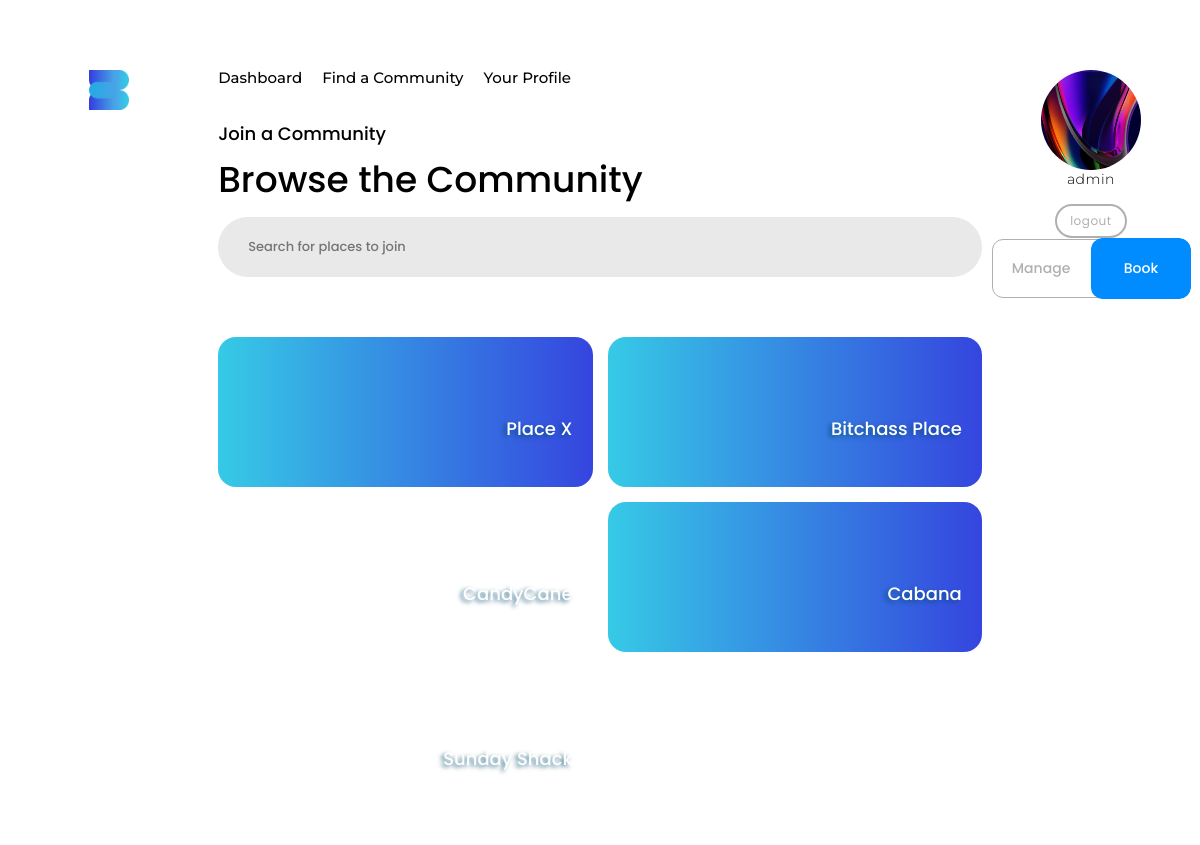
/member/community (signed in), run on the app's committed database.
### siteApp/models.py (models this page shows, shortened)
class Place(models.Model):
    name = models.CharField(max_length=200, blank=False, unique=True)
    email = models.CharField(max_length=200, blank=True, null=True)
    phone_number = PhoneNumberField(null=True, blank=True, unique=False)
    address = models.ForeignKey(
        "siteApp.Address", null=True, blank=True, on_delete=models.DO_NOTHING)
    capacity = models.IntegerField(null=True, blank=True)
    description = models.TextField(max_length=500, blank=True)
    image = models.ImageField(upload_to='images', null=True, blank=True)
    date_created = models.DateTimeField(auto_now_add=True)
    class Meta:
        ordering = ('date_created',)

class Profile(models.Model):
    user = models.OneToOneField(
        settings.AUTH_USER_MODEL, null=False, on_delete=models.CASCADE, related_name="profile")
    phone_number = PhoneNumberField(null=True, blank=True, unique=True)
    bio = models.TextField(max_length=200, blank=True)
    image = models.ImageField(upload_to=user_upload_directory_path, null=True, blank=True)
    date_created = models.DateTimeField(auto_now_add=True)
    class Meta:
        ordering = ('date_created',)

### accountsApp/models.py (models this page shows, shortened)
class CustomUser(AbstractUser):
    email = models.EmailField(verbose_name='Email',
                              unique=True, null=False, blank=False)
    username = models.CharField(max_length=20, blank=False, unique=True)
    alias = models.CharField(max_length=40)
    first_name = models.CharField(max_length=30, null=False, blank=False)
    last_name = models.CharField(max_length=30, null=False, blank=False)
    date_created = models.DateTimeField(auto_now_add=True)
    USERNAME_FIELD = 'email'
    REQUIRED_FIELDS = ['username', 'first_name', 'last_name']
    objects = CustomUserManager()

### memberApp/views.py (the view)
# urls.py: path('community', views.community_view, name="member-community"),
def community_view(request):
    page_title = "Browse the Community"
    page_subtitle = "Join a Community"
    places = Place.objects.all()
    context = {
        'page_title': page_title,
        'page_subtitle': page_subtitle,
        'places':places
    }
    template_name = 'memberApp/community.html'
    return render(request, template_name, context)

### templates/memberApp/community.html
{% extends 'base.html' %}
{% load static %}
{% block pageheader %}
<div class="header2 card-shade-grey">{{page_subtitle}}</div>
<div class="header1">{{page_title}}</div>
{% endblock pageheader %}
{% block content %}
{% include "components/searchbar.html" %}
{% if places %}
    {% include 'components/card.html' with name="container-card style3" places=places amenities=amenities %}
{% else %}
    <div class="header2">There are no places to reserve from just yet! Make one!</div>
{% endif %}
{% endblock content %}

### templates/base.html (shortened to what this page needs)
{% load static %}
<!DOCTYPE html>
<html lang="en">
<head>
    <link rel="stylesheet" type="text/css" href="{% static 'css/main.css' %}">
    <link rel="stylesheet" type="text/css" href="{% static 'css/components.css' %}">
</head>
<body>
    <div class="platform-base">
        <div class="side-container" id="side-container--left">
            {% block sidecontainer-left %}
                <img src="{% static 'images/Bloom Logo-Transparent-Darker-Blue.png'%}" style="width: 40px; margin-bottom: 20px;" alt="">
            {% endblock sidecontainer-left %}
        </div>
        <div class="main-container">
            {% include 'components/navbar.html' %}
            <div class="main-container__header">
                {% block pageheader %}
                {% endblock pageheader %}
            </div>
            <div class="main-container__grid-container">
                {% block content %}
                {% endblock content %}
            </div>
        </div>
        <div class="side-container" id="side-container--right">
            {% block sidecontainer-right %}
                <img {% if request.user.profile.image %} src="{{ request.user.profile.image.url }}"{% endif %} alt="" style="height: 100px; width: 100px; border-radius: 50%;">
                {% if request.path != "/login" %}
                    <div class="body1">
                        {{request.user.first_name}}
                    </div>
                {% endif %}
                {% include 'components/button-logout.html' with link='logout' text='logout' %}
                {% include 'components/button.html' with name='button site-toggle' state=0 %}
            {% endblock sidecontainer-right %}
        </div>
    </div>
</body>
</html>

### templates/components/card.html (shortened to what this page needs)
{% load static %}
{% if name == 'container-card style1' %}
<div class="container-card style1" id="place-{{place.id}}">
    <div class="header2 ">{{place.name}}</div>
    <div class="rectangle">
        <div>
            {% include 'components/card.html' with name="place-card" place=place %}
        </div>
        <div>
            {% include 'components/card.html' with name="info-card" title="Email" value=place.email %}
            {% include 'components/card.html' with name="info-card" title="Phone Number" value=place.phone_number %}
            {% include 'components/card.html' with name="info-card" title="Address" value=place.address %}
            {% include 'components/card.html' with name="info-card" title="Description" value=place.description %}
        </div>
        <div class="header2">Quick Access</div>
        <div>
            <div class="quick-look">
                {% for amenity in amenities %}
                    {% include 'components/card.html' with name="amenity-card" %}
                {% endfor %}
                {% include 'components/button.html' with name="button style4" text="+ Create an Amenity"%}
                {% comment %} {% include 'components/card.html' with name="amenity-card" %} {% endcomment %}
            </div>
        </div>
    </div>
</div>
{% elif name == 'container-card style3' %}
<div class="container-card style3" id="place-{{place.id}}">
        {% for place in places %}
            {% include 'components/card.html' with name="place-card" place=place %}
        {% endfor %}
</div>
{% elif name == 'info-card' %}
<div class="info-card">
    <div class="header3">{{title}}</div>
    <div class="header3 color-shade-grey">{{value}}</div>
</div>
{% elif name == 'place-card' %}
<div class="place-card {{verified}}"
    {% if place.image %} style="
        background: url({{place.image.url}});
        background-repeat: no-repeat;
        background-size: cover;
        background-position: center center;
    " {% endif %}
    {% if "manage" in request.path %}
    onclick="window.location='{% url "manage-places"%}#place-{{place.id}}';"
    {% elif "member" in request.path %}
    onclick="window.location='{% url "member-dashboard"%}#place-{{place.id}}';"
    {% endif %}
    >
    <div class="info">
        <div class="header2 color-shade-white">{{place.name}}</div>
    </div>
</div>
{% else %}
<div class="card">
    <div class="header2 color-shade-grey">Place Name</div>
    <div class="rectangle body1">sdfsfaf</div>
</div>
{% endif %}

### static/css/main.css (style rules this page uses)
* { -webkit-box-sizing: border-box; box-sizing: border-box; }
body { margin: 0; padding: 0; }
.platform-base { width: 100%; height: -webkit-fit-content; height: -moz-fit-content; height: fit-content; min-height: 100vh; display: -webkit-box; display: -ms-flexbox; display: flex; -webkit-box-pack: center; -ms-flex-pack: center; justify-content: center; -webkit-box-align: start; -ms-flex-align: start; align-items: flex-start; }
.side-container { -webkit-box-flex: 2; -ms-flex: 2; flex: 2; height: 100vh; display: -webkit-box; display: -ms-flexbox; display: flex; -webkit-box-orient: vertical; -webkit-box-direction: normal; -ms-flex-direction: column; flex-direction: column; -webkit-box-pack: start; -ms-flex-pack: start; justify-content: flex-start; -webkit-box-align: center; -ms-flex-align: center; align-items: center; padding-top: 70px; }
.side-container > div { margin-bottom: 10px; }
.main-container { z-index: 1; -webkit-box-flex: 7; -ms-flex: 7; flex: 7; height: -webkit-fit-content; height: -moz-fit-content; height: fit-content; min-height: 200vh; padding-top: 70px; display: -webkit-box; display: -ms-flexbox; display: flex; -webkit-box-orient: vertical; -webkit-box-direction: normal; -ms-flex-direction: column; flex-direction: column; -webkit-box-align: start; -ms-flex-align: start; align-items: flex-start; }
.main-container__header { width: 100%; padding: 30px 0 10px 0; }
.main-container__grid-container { height: 100%; min-height: 70vh; width: 100%; }

### static/css/components.css (style rules this page uses)
.color-shade-white { color: #ffffff; }
* { -webkit-box-sizing: border-box; box-sizing: border-box; }
.header1 { width: 100%; font-family: "Poppins"; font-style: normal; font-weight: 500; font-size: 36px; line-height: auto; }
.header2 { width: 100%; font-family: "Poppins"; font-style: normal; font-weight: 500; font-size: 18px; line-height: auto; padding: 5px 0 5px 0; }
.body1 { font-family: "Montserrat"; font-style: normal; font-weight: 300; font-size: 14px; padding: 0 0 6px 0; letter-spacing: 0.5px; }
.container-card { position: relative; width: 100%; height: -webkit-fit-content; height: -moz-fit-content; height: fit-content; display: -webkit-box; display: -ms-flexbox; display: flex; -webkit-box-orient: vertical; -webkit-box-direction: normal; -ms-flex-direction: column; flex-direction: column; margin: 10px 0 20px 0; }
.container-card.style3 { display: -ms-grid; display: grid; grid-gap: 15px; -ms-grid-columns: (minmax(250px, 1fr))[auto-fill]; grid-template-columns: repeat(auto-fill, minmax(250px, 1fr)); grid-auto-rows: 150px; padding-top: 50px; }
.place-card { position: relative; height: 100%; width: 100%; display: -webkit-box; display: -ms-flexbox; display: flex; -webkit-box-pack: end; -ms-flex-pack: end; justify-content: flex-end; -webkit-box-align: end; -ms-flex-align: end; align-items: flex-end; padding: 0; overflow: hidden; outline: solid rgba(255, 255, 255, 0) 6px; outline-offset: -6px; background-clip: padding-box; -webkit-mask-clip: padding-box; mask-clip: padding-box; border-radius: 18px; background: -webkit-gradient(linear, left top, right top, from(#36cae6), to(#3545df)); background: linear-gradient(90deg, #36cae6 0%, #3545df 100%); -webkit-transition: -webkit-box-shadow linear 0.1s; transition: -webkit-box-shadow linear 0.1s; transition: box-shadow linear 0.1s; transition: box-shadow linear 0.1s, -webkit-box-shadow linear 0.1s; -webkit-transition: outline linear 0.1s; transition: outline linear 0.1s; -webkit-transition: -webkit-transform linear 0.05s; transition: -webkit-transform linear 0.05s; transition: transform linear 0.05s; transition: transform linear 0.05s, -webkit-transform linear 0.05s; }
.place-card .info { position: absolute; bottom: 40px; right: 20px; display: -webkit-box; display: -ms-flexbox; display: flex; -webkit-box-orient: vertical; -webkit-box-direction: reverse; -ms-flex-direction: column-reverse; flex-direction: column-reverse; -webkit-box-pack: end; -ms-flex-pack: end; justify-content: flex-end; width: 90%; height: -webkit-fit-content; height: -moz-fit-content; height: fit-content; }
.place-card .info > div { text-align: right; line-height: normal; text-shadow: -3px 2px 4px #004d6ec2; }

### data on the page
Place: name "Place X"
Place: name "Bitchass Place"
Place: name "CandyCane"
Place: name "Cabana"
Place: name "Sunday Shack"
CustomUser: image (picture), user.first_name "admin"

### other printed values
{{ page_subtitle }} "Join a Community"
{{ page_title }} "Browse the Community"
{{ text }} "logout"
